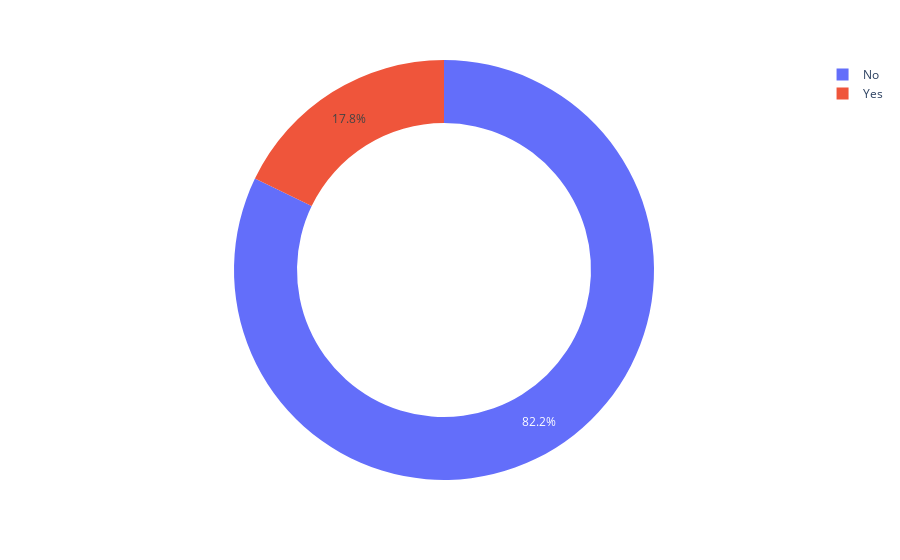

Notebook cell for this chart:
### Code cell
diag = px.pie(df, values='TotalCharges', names='Churn', hole=0.7)#data_frame=df,values=numerical,names=categorical,color=categorical,hole=0(d),0.3, 0.5, 0.7
diag.show()

### Figure 1 — Plotly figure (JSON) as saved in the notebook; plotly's stock layout.template omitted (floating-point values rounded to 4 significant figures; data arrays with more than 128 entries replaced by an {"elided": "..."} marker saying what was removed)
{"data": [{"domain": {"x": [0, 1], "y": [0, 1]}, "hole": 0.7, "hovertemplate": "Churn=%{label}<br>TotalCharges=%{value}<extra></extra>", "labels": {"elided": "7032 str values"}, "legendgroup": "", "name": "", "showlegend": true, "type": "pie", "values": {"elided": "7032 float values"}}], "layout": {"legend": {"tracegroupgap": 0}, "margin": {"t": 60}}}
